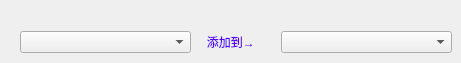
       <widget class="QWidget" name="tab_6">
        <attribute name="title">
         <string>模板</string>
        </attribute>
        <widget class="QWidget" name="layoutWidget">
         <property name="geometry">
          <rect>
           <x>20</x>
           <y>30</y>
           <width>432</width>
           <height>24</height>
          </rect>
         </property>
         <layout class="QHBoxLayout" name="horizontalLayout_15">
          <item>
           <widget class="QComboBox" name="comboBox_15">
            <property name="minimumSize">
             <size>
              <width>171</width>
              <height>0</height>
             </size>
            </property>
            <property name="maximumSize">
             <size>
              <width>171</width>
              <height>16777215</height>
             </size>
            </property>
           </widget>
          </item>
          <item>
           <widget class="QLabel" name="label_22">
            <property name="font">
             <font>
              <underline>false</underline>
             </font>
            </property>
            <property name="cursor">
             <cursorShape>PointingHandCursor</cursorShape>
            </property>
            <property name="toolTip">
             <string>将左边文本框中的模板添加到预设模板</string>
            </property>
            <property name="styleSheet">
             <string notr="true">color: rgb(85, 0, 255);</string>
            </property>
            <property name="text">
             <string>   添加到→   </string>
            </property>
            <property name="textInteractionFlags">
             <set>Qt::LinksAccessibleByMouse</set>
            </property>
           </widget>
          </item>
          <item>
           <widget class="QComboBox" name="comboBox_16">
            <property name="minimumSize">
             <size>
              <width>171</width>
              <height>0</height>
             </size>
            </property>
            <property name="maximumSize">
             <size>
              <width>171</width>
              <height>16777215</height>
             </size>
            </property>
           </widget>
          </item>
         </layout>
        </widget>
       </widget>
